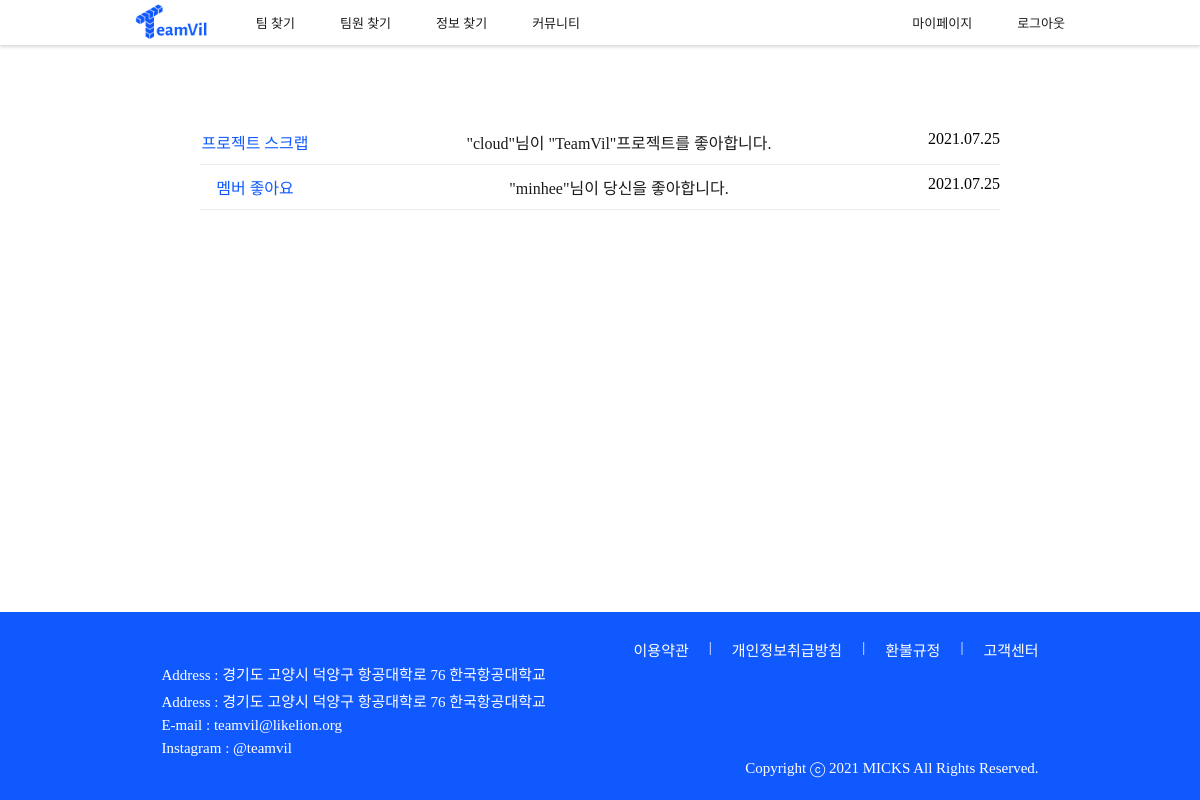
The app's page /member/alarm_detail/ (signed in), older data.
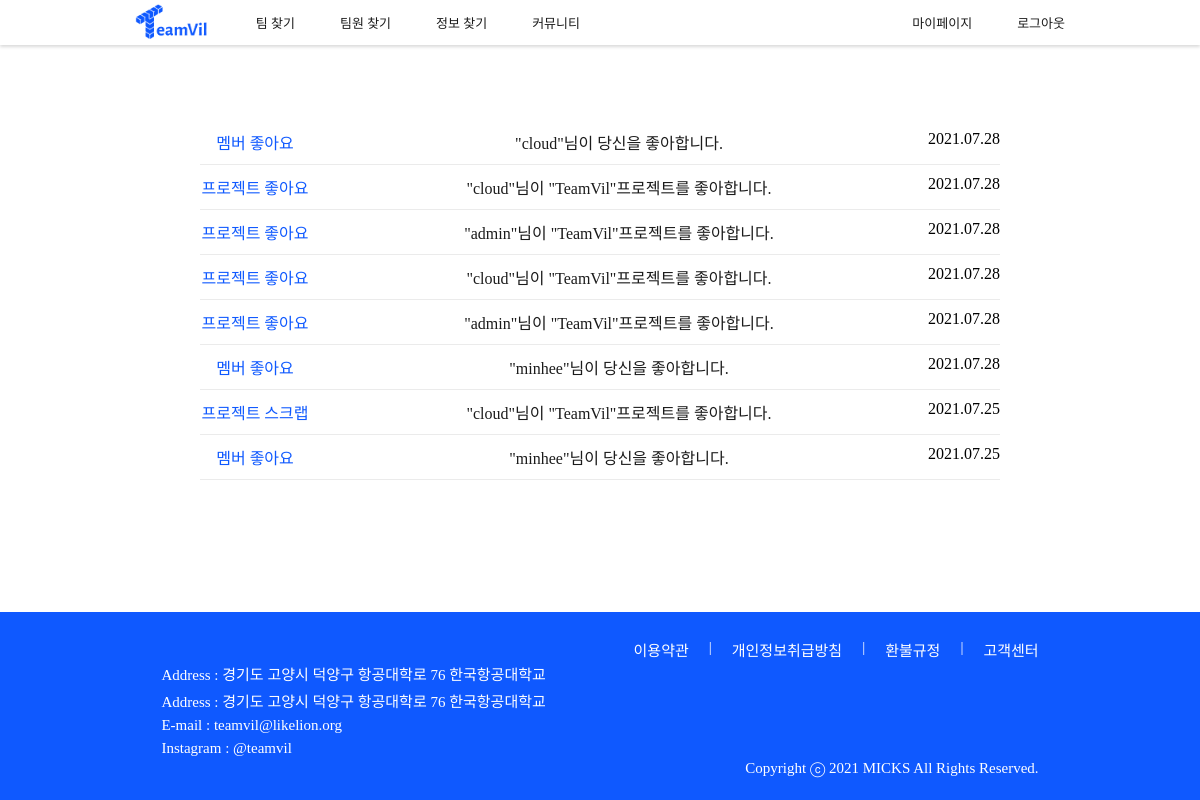
The same page, newer data.
### home/models.py (models this page shows)
class Alarm(models.Model):
    type = models.IntegerField()
    user_id = models.ForeignKey(User, on_delete = models.CASCADE, db_column="user_id")
    member_id = models.ForeignKey('project.Member', on_delete = models.CASCADE, db_column="member_id", null=True)
    like_id = models.ForeignKey(Like, on_delete = models.CASCADE, db_column="like_id", null=True)
    scrap_id = models.ForeignKey(Scrap, on_delete = models.CASCADE, db_column="scrap_id", null=True)
    url = models.CharField(max_length=200)
    send_date = models.DateTimeField(default=timezone.now)
    check_date = models.DateTimeField(null=True)
    check = models.IntegerField(default=0)

class Scrap(models.Model):
    type = models.IntegerField()
    project_id = models.ForeignKey('project.Project', on_delete = models.CASCADE, db_column="project_id", null=True)
    from_user_id = models.ForeignKey(User, on_delete = models.CASCADE, db_column="from_user_id", related_name="scrap_from_user_id")
    to_user_id = models.ForeignKey(User, on_delete = models.CASCADE, db_column="to_user_id", related_name="scrap_to_user_id", null=True)

class Like(models.Model):
    type = models.IntegerField()
    project_id = models.ForeignKey('project.Project', on_delete = models.CASCADE, db_column="project_id", null=True)
    com_id = models.ForeignKey(Com, on_delete = models.CASCADE, db_column="com_id", null=True)
    info_id = models.ForeignKey(Info, on_delete = models.CASCADE, db_column="info_id", null=True)
    from_user_id = models.ForeignKey(User, on_delete = models.CASCADE, db_column="from_user_id", related_name="like_from_user_id")
    to_user_id = models.ForeignKey(User, on_delete = models.CASCADE, db_column="to_user_id", related_name="like_to_user_id", null=True)

### project/models.py (models this page shows)
class Project(models.Model):
    user_id = models.ForeignKey(User, on_delete = models.PROTECT, db_column="user_id")
    use = models.IntegerField(default=0)
    isEnd = models.IntegerField(default=0)
    type = models.IntegerField()
    title = models.CharField(max_length=100)
    desc = models.CharField(max_length=100)
    field1_id = models.ForeignKey('home.Field1', on_delete = models.CASCADE, db_column="field1_id")
    field2 = models.CharField(max_length=20)
    region1_id = models.ForeignKey('home.Region1', on_delete = models.CASCADE, db_column="region1_id")
    region2_id = models.ForeignKey('home.Region2', on_delete = models.CASCADE, db_column="region2_id")
    mem_total = models.IntegerField()
    mem_now = models.IntegerField()
    mem_duty = models.IntegerField(default=0)
    start_date = models.DateField()
    end_date = models.DateField()
    state = models.IntegerField(default=1)
    school = models.CharField(max_length=45, null=True)
    content = models.TextField()
    isLink = models.IntegerField(default=0)
    isFile = models.IntegerField(default=0)
    education_id = models.ForeignKey('home.Education', on_delete = models.CASCADE, db_column="education_id", null=True)
    view_cnt = models.IntegerField(default=0)
    register = models.DateTimeField(default=timezone.now)
    def __str__(self):
        return self.title

### account/views.py (the view)
# urls.py: path('alarm_detail/', views.alarm_detail, name = "alarm_detail"),
def alarm_detail(request):
    user = request.user
    alarms = Alarm.objects.filter(user_id=user).order_by('-send_date')
    return render(request, "alarm_detail.html", {'alarms':alarms})

### teamvil/templatetags/custom_tags.py (called while the page is built)
@register.simple_tag
def DateFormatDot(birthday):
     birthday = birthday.strftime('%Y.%m.%d')
     return birthday

### account/templates/alarm_detail.html (shortened to what this page needs)
<!DOCTYPE html>
<html lang="en">
    {% load static %}
    {% load custom_tags %}
    <head>
        <link rel="stylesheet" href="{% static 'css/base.css' %}">
        <link rel="stylesheet" href="{% static 'css/alarm_detail.css' %}">
    </head>
    <body>
        {% include 'navbar.html' %}
        <div class="alarm_detail-container content">
            {% for alarm in alarms %}
            <div class="alarm_detail-item">
                <span class="alarm_detail-title">
                    {% if alarm.type == 0 %}
                    멤버 좋아요
                    {% elif alarm.type == 1 %}
                    프로젝트 좋아요
                    {% elif alarm.type == 2 %}
                    멤버 스크랩
                    {% elif alarm.type == 3 %}
                    프로젝트 스크랩
                    {% elif alarm.type == 4 %}
                    프로젝트 지원
                    {% elif alarm.type == 5 %}
                    프로젝트 승인
                    {% elif alarm.type == 6 %}
                    프로젝트 초대
                    {% else %}
                    프로젝트 거절
                    {% endif %}
                </span>
                <span class="alarm_detail-content">
                    {% if alarm.type == 0 %}
                    <a href="{{alarm.url}}">"{{alarm.like_id.from_user_id}}"님이 당신을 좋아합니다.</a>
                    {% elif alarm.type == 1 %}
                    <a href="{{alarm.url}}">"{{alarm.like_id.from_user_id}}"님이 "{{alarm.like_id.project_id}}"프로젝트를 좋아합니다.</a>
                    {% elif alarm.type == 2 %}
                    <a href="{{alarm.url}}">"{{alarm.scrap_id.from_user_id}}"님이 당신을 좋아합니다.</a>
                    {% elif alarm.type == 3 %}
                    <a href="{{alarm.url}}">"{{alarm.scrap_id.from_user_id}}"님이 "{{alarm.scrap_id.project_id}}"프로젝트를 좋아합니다.</a>
                    {% elif alarm.type == 4 %}
                    <a href="{{alarm.url}}">"{{alarm.member_id.user_id}}"님이 "{{alarm.member_id.project_id}}"프로젝트 "{{alarm.member_id.duty_id}}"직무에 지원했습니다.</a>
                    {% elif alarm.type == 5 %}
                    <a href="{{alarm.url}}">"{{alarm.member_id.user_id}}"님이 "{{alarm.member_id.project_id}}"프로젝트 "{{alarm.member_id.duty_id}}"직무 지원을 승인했습니다.</a>
                    {% elif alarm.type == 6 %}
                    <a href="{{alarm.url}}">"{{alarm.member_id.user_id}}"님이 "{{alarm.member_id.project_id}}"프로젝트 "{{alarm.member_id.duty_id}}"직무에 초대했습니다.</a>
                    {% else %}
                    <a href="{{alarm.url}}">"{{alarm.member_id.user_id}}"님이 "{{alarm.member_id.project_id}}"프로젝트 "{{alarm.member_id.duty_id}}"직무 지원을 거절했습니다.</a>
                    {% endif %}
                </span>
                <span class="alarm_detail-date">
                    {% DateFormatDot alarm.send_date %}
                </span>
            </div>
            <hr>
            {% endfor %}
        </div>
        {% include 'footer.html' %}
    </body>
</html>

### teamvil/templates/navbar.html
{% load static %}
<nav class="navbar-nav-container">
    <div class="navbar-left-container">
        <a href="{% url 'home' %}"><img class="navbar-logo" src="{% static 'image/Logo.png' %}" alt=""></a>
        <ul class="navbar-menu-container spoqa-regular">
            <li class="navbar-menu-item"><a href="{% url 'team_search' %}">팀 찾기</a></li>
            <li class="navbar-menu-item"><a href="{% url 'member_search' %}">팀원 찾기</a></li>
            <li class="navbar-menu-item"><a href="{% url 'info' %}">정보 찾기</a></li>
            <li class="navbar-menu-item"><a href="{% url 'community' %}">커뮤니티</a></li>
        </ul>
    </div>
    <ul class="navbar-my-container spoqa-regular">
        {% if user.is_authenticated %}
            <li class="navbar-my-item"><a href="{% url 'mypage' %}">마이페이지</a></li>
            <li class="navbar-my-item"><a href="{% url 'logout' %}">로그아웃</a></li>
        {% else %}
            <li class="navbar-my-item"><a href="{% url 'login' %}">로그인/</a><a href="{% url 'signup'  %}">회원가입</a></li>
        {% endif %}
    </ul>
</nav>

### teamvil/templates/footer.html
{% load static %}
<footer class="spoqa-light">
    <div class="footer-link">
        <a href="">이용약관</a>
        <p>|</p>
        <a href="">개인정보취급방침</a>
        <p>|</p>
        <a href="">환불규정</a>
        <p>|</p>
        <a href="">고객센터</a>
    </div>
    <div class="footer-info">
        <p>Address : 경기도 고양시 덕양구 항공대학로 76 한국항공대학교</p>
        <p>Address : 경기도 고양시 덕양구 항공대학로 76 한국항공대학교</p>
        <p>E-mail : teamvil@likelion.org</p>
        <p>Instagram : @teamvil</p>
    </div>
    <div class="footer-copyright">
        <p>Copyright ⓒ 2021 MICKS All Rights Reserved.</p>
    </div>
</footer>

### teamvil/static/css/base.css (style rules this page uses)
* { margin: 0; padding: 0; }
.spoqa-light { font-family: 'Spoqa Han Sans Neo', 'sans-serif'; font-weight: 300; }
.spoqa-regular { font-family: 'Spoqa Han Sans Neo', 'sans-serif'; font-weight: 400; }
ul { list-style: none; padding: 0; margin: 0; }
a { text-decoration: none; color: #1B1B1B; }
li a { font-size: 13px; }
.navbar-nav-container { display: flex; justify-content: space-between; align-items: center; height: 45.10125px; padding: 0px 135px; box-shadow: 0px 1.5825px 3.165px rgba(0, 0, 0, 0.15); font-size: 0; }
.navbar-left-container { display: flex; justify-content: space-between; align-items: center; width: 490px; flex-shrink: 0; }
.navbar-logo { width: 72.795px; height: 37.362825; }
.navbar-menu-container { display: flex; justify-content: space-between; }
.navbar-my-container { display: flex; justify-content: space-between; }
.navbar-menu-item { margin-right: 45px; flex-shrink: 0; }
.navbar-my-item { margin-left: 45px; flex-shrink: 0; }
footer { padding: 0 161.415px; display: grid; color: #ffffff; background-color: #0f59ff; }
.footer-link { padding-top: 26.9025px; display: flex; justify-content: flex-end; }
.footer-link a { color: #ffffff; font-size: 15px; }
.footer-link p { padding: 0 20px; font-size: 15px; }
.footer-info p { padding: 3px 0; font-size: 15px; }
.footer-copyright { display: flex; justify-content: flex-end; padding-bottom: 22.94625px; }
.footer-copyright p { font-size: 15px; }
body { display: flex; min-height: 100vh; flex-direction: column; }
.content { flex: 1; }

### account/static/css/alarm_detail.css (style rules this page uses)
.alarm_detail-container { justify-content: center; margin: 75px 200px; min-width: 500px; }
.alarm_detail-item { display: flex; justify-content: space-between; margin: 10px 0; }
.alarm_detail-title { width: 110px; text-align: center; font-family: 'Spoqa Han Sans Neo', 'sans-serif'; font-weight: 300; color: #0F59FF; font-size: 14.24; }
.alarm_detail-content { text-align: center; font-family: 'Spoqa Han Sans Neo', 'sans-serif'; font-weight: 300; font-size: 14.24; }
.alarm_detail-date { font-family: 'Spoqa Han Sans Neo', 'sans-serif'; font-weight: 300; font-size: 14.24; }
hr { height: 1px; background-color: #ebebeb; border: 0; }

Row changes from the older to the newer data that the page shows:
added Alarm: type "멤버 좋아요", like_id.from_user_id "cloud", send_date "2021.07.28"
added Alarm: type "프로젝트 좋아요", like_id.from_user_id "cloud", like_id.project_id "TeamVil", send_date "2021.07.28"
added Alarm: type "프로젝트 좋아요", like_id.from_user_id "admin", like_id.project_id "TeamVil", send_date "2021.07.28"
added Alarm: type "프로젝트 좋아요", like_id.from_user_id "cloud", like_id.project_id "TeamVil", send_date "2021.07.28"
added Alarm: type "프로젝트 좋아요", like_id.from_user_id "admin", like_id.project_id "TeamVil", send_date "2021.07.28"
added Alarm: type "멤버 좋아요", like_id.from_user_id "minhee", send_date "2021.07.28"
